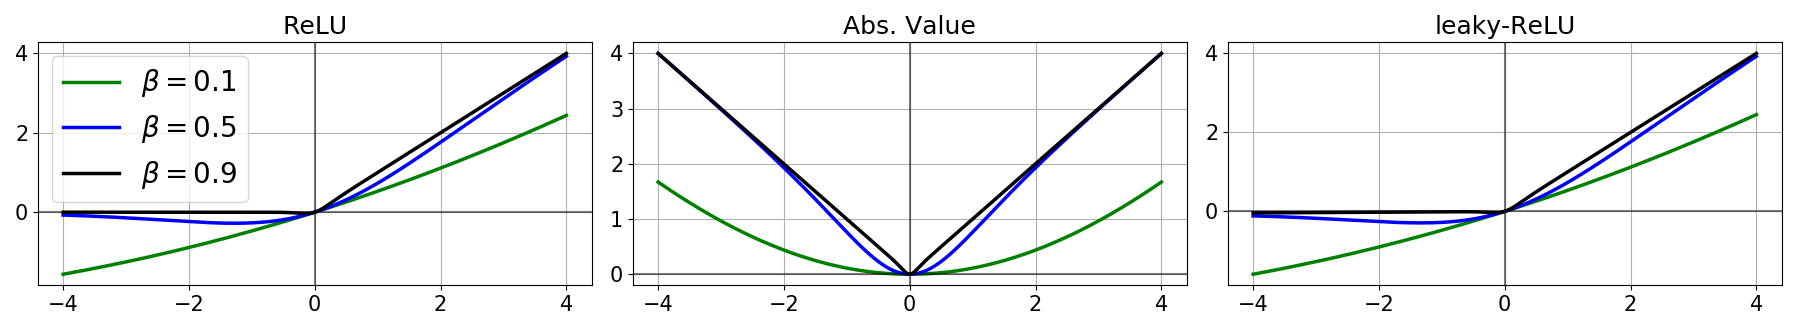

Source code (Python):
from pylab import *
import matplotlib as mpl
label_size = 15
mpl.rcParams['xtick.labelsize'] = label_size
mpl.rcParams['ytick.labelsize'] = label_size




def smoothrelu(x,beta):
        coeff = beta/(1-beta)
	return log(1+exp(x*coeff))/coeff

def smoothlrelu(x,beta):
        coeff = beta/(1-beta)
        return log(exp(-0.01*coeff*x)+exp(x*coeff))/coeff

def smoothabs(x,beta):
        coeff = beta/(1-beta)
        return log(exp(-coeff*x)+exp(x*coeff))/coeff


def maso(W,b,x):
	return (W.reshape((1,-1))*x.reshape((-1,1))+b.reshape((1,-1))).max(1)

def sigmoid(x):
	return 1/(1+exp(-x))

def dsigmoid(x):
        return sigmoid(x)*(1-sigmoid(x))#1/(1+exp(-x))


def swish(x,beta):
        coeff = beta/(1-beta)
	return sigmoid(coeff*x)*x

def abs(x,beta):
	coeff = beta/(1-beta)
	return (-exp(-coeff*x)+exp(coeff*x))/(exp(-coeff*x)+exp(coeff*x))*x


def lrelu(x,beta):
        coeff = beta/(1-beta)
        return (0.01*exp(0.01*coeff*x)+exp(coeff*x))/(exp(0.01*coeff*x)+exp(coeff*x))*x


def dswish(x,beta):
        coeff = beta/(1-beta)
	return sigmoid(coeff*x)

def dabs(x,beta):
	coeff = beta/(1-beta)
	return (-exp(-coeff*x)+exp(coeff*x))/(exp(-coeff*x)+exp(coeff*x))


def dlrelu(x,beta):
        coeff = beta/(1-beta)
        return (0.01*exp(0.01*coeff*x)+exp(coeff*x))/(exp(0.01*coeff*x)+exp(coeff*x))

def ddswish(x,beta):
        coeff = beta/(1-beta)
        return dsigmoid(coeff*x)*x+sigmoid(coeff*x)


def gg(t,coeff,alpha):
	p1 = (alpha*exp(alpha*coeff*t)+exp(coeff*t))/(exp(alpha*coeff*t)+exp(coeff*t))
	p2 = ((alpha**2*exp(alpha*coeff*t)+exp(coeff*t))*(exp(coeff*alpha*t)+exp(coeff*t))+(alpha*exp(alpha*coeff*t)+exp(coeff*t))**2)/(exp(alpha*coeff*t)+exp(coeff*t))**2
	return t*p2+p1

def ddabs(x,beta):
        coeff = beta/(1-beta)
        return gg(x,coeff,-1)


def ddlrelu(x,beta):
        coeff = beta/(1-beta)
        return gg(x,coeff,0.01)








x=linspace(-4,4,1000)

fs = 2.5

fig=figure(figsize=(18,3.3))

subplot(131)
plot(x,swish(x,0.1),'g',linewidth=fs)
plot(x,swish(x,0.5),'b',linewidth=fs)
plot(x,swish(x,0.9),'k',linewidth=fs)
axvline(0,color='k',alpha=0.5)
axhline(0,color='k',alpha=0.5)
grid('on')
legend([r'$\beta=0.1$',r'$\beta=0.5$',r'$\beta=0.9$'],fontsize=20,loc="upper left")
title('ReLU',fontsize=18)
subplot(132)
plot(x,abs(x,0.1),'g',linewidth=fs)
plot(x,abs(x,0.5),'b',linewidth=fs)
plot(x,abs(x,0.9),'k',linewidth=fs)
axvline(0,color='k',alpha=0.5)
axhline(0,color='k',alpha=0.5)
grid('on')
title('Abs. Value',fontsize=18)

#legend([r'$\beta=0.1$',r'$\beta=0.5$',r'$\beta=0.9$'],fontsize=20,bbox_to_anchor=(1,1), loc="upper right",bbox_transform=fig.transFigure, ncol=3)

subplot(133)
plot(x,lrelu(x,0.1),'g',linewidth=fs)
plot(x,lrelu(x,0.5),'b',linewidth=fs)
plot(x,lrelu(x,0.9),'k',linewidth=fs)
axvline(0,color='k',alpha=0.5)
axhline(0,color='k',alpha=0.5)
grid('on')
title('leaky-ReLU',fontsize=18)

tight_layout()

savefig('plot_swish.png')
close()

figure(figsize=(18,3.3))

subplot(131)
plot(x,dswish(x,0.1),'g',linewidth=fs)
plot(x,dswish(x,0.5),'b',linewidth=fs)
plot(x,dswish(x,0.9),'k',linewidth=fs)
axvline(0,color='k',alpha=0.5)
axhline(0,color='k',alpha=0.5)
grid('on')
legend([r'$\beta=0.1$',r'$\beta=0.5$',r'$\beta=0.9$'],fontsize=20,loc="upper left")
title('ReLU',fontsize=18)
subplot(132)
plot(x,dabs(x,0.1),'g',linewidth=fs)
plot(x,dabs(x,0.5),'b',linewidth=fs)
plot(x,dabs(x,0.9),'k',linewidth=fs)
axvline(0,color='k',alpha=0.5)
axhline(0,color='k',alpha=0.5)
grid('on')
title('Abs. Value',fontsize=18)
subplot(133)
plot(x,dlrelu(x,0.1),'g',linewidth=fs)
plot(x,dlrelu(x,0.5),'b',linewidth=fs)
plot(x,dlrelu(x,0.9),'k',linewidth=fs)
axvline(0,color='k',alpha=0.5)
axhline(0,color='k',alpha=0.5)
grid('on')
title('leaky-ReLU',fontsize=18)
tight_layout()

savefig('plot_swish_ud.png')
close()


figure(figsize=(18,3.3))

subplot(131)
plot(x,ddswish(x,0.1),'g',linewidth=fs)
plot(x,ddswish(x,0.5),'b',linewidth=fs)
plot(x,ddswish(x,0.9),'k',linewidth=fs)
axvline(0,color='k',alpha=0.5)
axhline(0,color='k',alpha=0.5)
grid('on')
legend([r'$\beta=0.1$',r'$\beta=0.5$',r'$\beta=0.9$'],fontsize=20,loc="upper left")
title('ReLU',fontsize=18)
subplot(132)
plot(x,ddabs(x,0.1),'g',linewidth=fs)
plot(x,ddabs(x,0.5),'b',linewidth=fs)
plot(x,ddabs(x,0.9),'k',linewidth=fs)
axvline(0,color='k',alpha=0.5)
axhline(0,color='k',alpha=0.5)
grid('on')
title('Abs. Value',fontsize=18)
subplot(133)
plot(x,ddlrelu(x,0.1),'g',linewidth=fs)
plot(x,ddlrelu(x,0.5),'b',linewidth=fs)
plot(x,ddlrelu(x,0.9),'k',linewidth=fs)
axvline(0,color='k',alpha=0.5)
axhline(0,color='k',alpha=0.5)
grid('on')
title('leaky-ReLU',fontsize=18)
tight_layout()

savefig('plot_swish_bd.png')
close()

figure(figsize=(18,3.3))

subplot(131)
plot(x,smoothrelu(x,0.1),'g',linewidth=fs)
plot(x,smoothrelu(x,0.5),'b',linewidth=fs)
plot(x,smoothrelu(x,0.9),'k',linewidth=fs)
axvline(0,color='k',alpha=0.5)
axhline(0,color='k',alpha=0.5)
grid('on')
legend([r'$\beta=0.1$',r'$\beta=0.5$',r'$\beta=0.9$'],fontsize=20,loc="upper left")
title('ReLU',fontsize=18)
subplot(132)
plot(x,smoothabs(x,0.1),'g',linewidth=fs)
plot(x,smoothabs(x,0.5),'b',linewidth=fs)
plot(x,smoothabs(x,0.9),'k',linewidth=fs)
axvline(0,color='k',alpha=0.5)
axhline(0,color='k',alpha=0.5)
grid('on') 
title('Abs. Value',fontsize=18)
subplot(133)
plot(x,smoothlrelu(x,0.1),'g',linewidth=fs)
plot(x,smoothlrelu(x,0.5),'b',linewidth=fs)
plot(x,smoothlrelu(x,0.9),'k',linewidth=fs)
axvline(0,color='k',alpha=0.5)
axhline(0,color='k',alpha=0.5)
grid('on')
title('leaky-ReLU',fontsize=18)
tight_layout()

savefig('plot_smooth.png')



#show()







#show()



